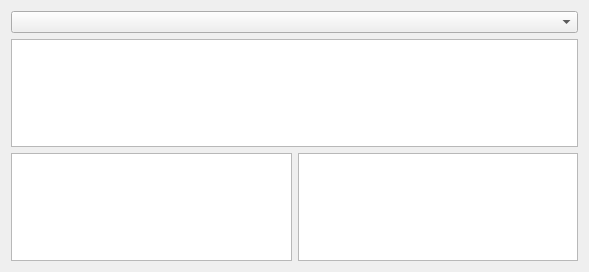
<?xml version="1.0" encoding="UTF-8"?>
<ui version="4.0">
 <class>WaterbodyList</class>
 <widget class="QDialog" name="WaterbodyList">
  <property name="geometry">
   <rect>
    <x>0</x>
    <y>0</y>
    <width>589</width>
    <height>272</height>
   </rect>
  </property>
  <property name="windowTitle">
   <string>Dialog</string>
  </property>
  <layout class="QVBoxLayout" name="verticalLayout">
   <item>
    <widget class="QComboBox" name="comboBox"/>
   </item>
   <item>
    <widget class="QTableView" name="tableView_3"/>
   </item>
   <item>
    <layout class="QHBoxLayout" name="horizontalLayout">
     <item>
      <widget class="QTableView" name="tableView"/>
     </item>
     <item>
      <widget class="QTableView" name="tableView_2"/>
     </item>
    </layout>
   </item>
  </layout>
 </widget>
 <resources/>
 <connections/>
</ui>
